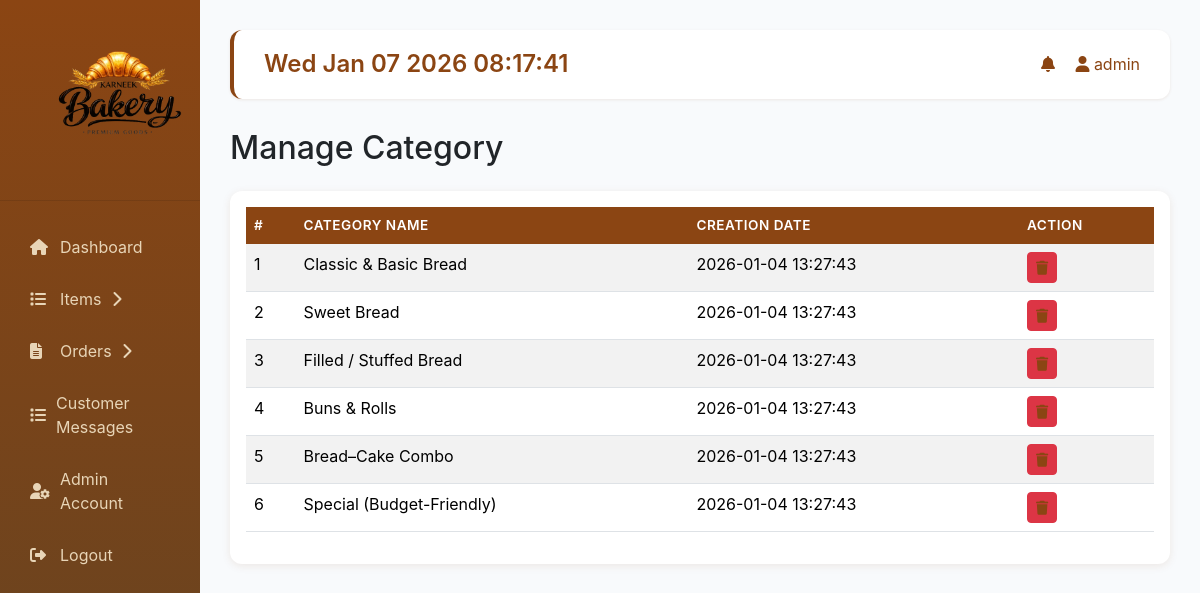
/backend/admin/manage-category.php (signed in), run on an earlier commit of the app's database.
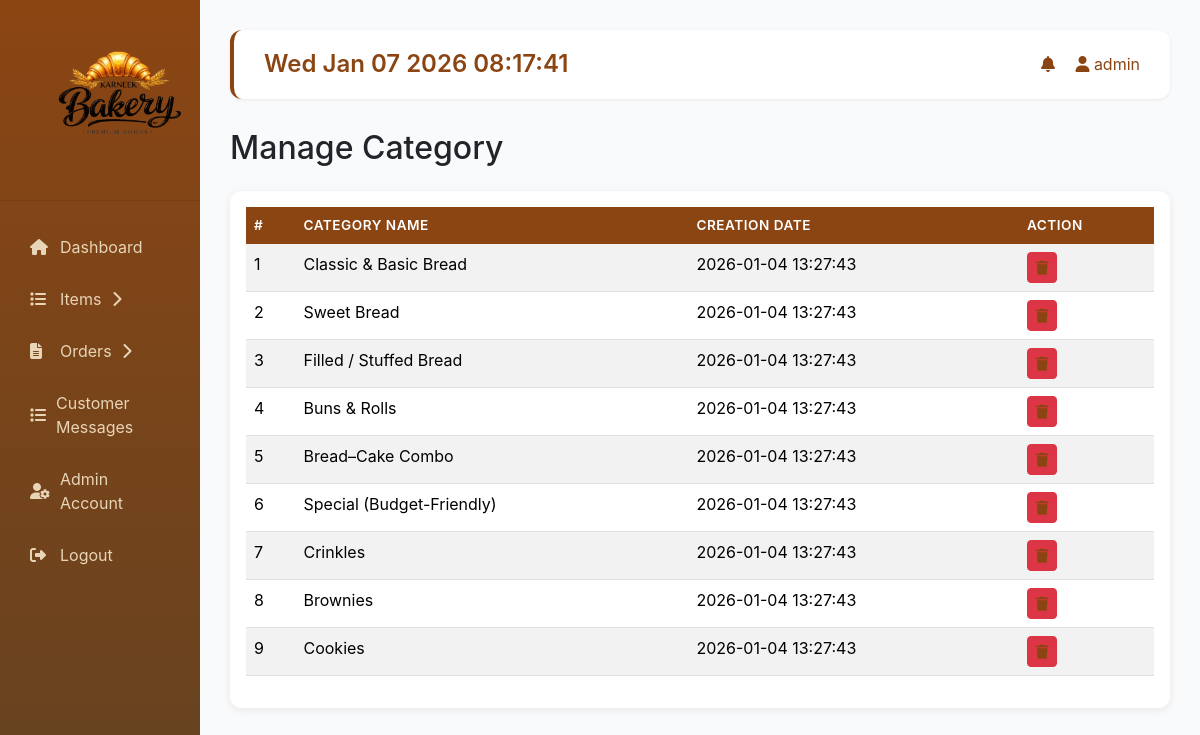
And on a later commit of the database.
### tables this page shows
CREATE TABLE IF NOT EXISTS categories (
    categoryID INT AUTO_INCREMENT PRIMARY KEY,
    categoryName VARCHAR(255) NOT NULL,
    creationDate DATETIME DEFAULT CURRENT_TIMESTAMP
);

### backend/connect.php (called while the page is built, shortened)
<?php
  function executeQuery($query){
    $conn = $GLOBALS['conn'];
    return mysqli_query($conn, $query);
  }
?>

### backend/admin/manage-category.php (the view, shortened to what this page needs)
<?php
include(__DIR__ . "/includes/header.php");
$query = "SELECT * FROM categories ORDER BY creationDate DESC";
$result = executeQuery($query);
?>
<h2 class="mb-4">Manage Category</h2>
<div class="card">
  <div class="card-body">
    <table class="table table-striped">
      <thead>
        <tr>
          <th>#</th>
          <th>Category Name</th>
          <th>Creation Date</th>
          <th>Action</th>
        </tr>
      </thead>
      <tbody>
        <?php
        $count = 1;
        while($row = mysqli_fetch_assoc($result)):
        ?>
        <tr>
          <td><?php echo $count++; ?></td>
          <td><?php echo $row['categoryName']; ?></td>
          <td><?php echo $row['creationDate']; ?></td>
          <td>
            <form method="POST" class="d-inline">
              <button type="submit" class="btn btn-danger btn-sm" onclick="return confirm('Are you sure?')">
                <i class="fas fa-trash"></i>
              </button>
            </form>
          </td>
        </tr>
        <?php endwhile; ?>
      </tbody>
    </table>
  </div>
</div>
<?php include(__DIR__ . "/includes/footer.php"); ?>

What changed in the data, as far as the page shows it:
added categories: categoryName "Crinkles", creationDate "2026-01-04 13:27:43"
added categories: categoryName "Brownies", creationDate "2026-01-04 13:27:43"
added categories: categoryName "Cookies", creationDate "2026-01-04 13:27:43"
